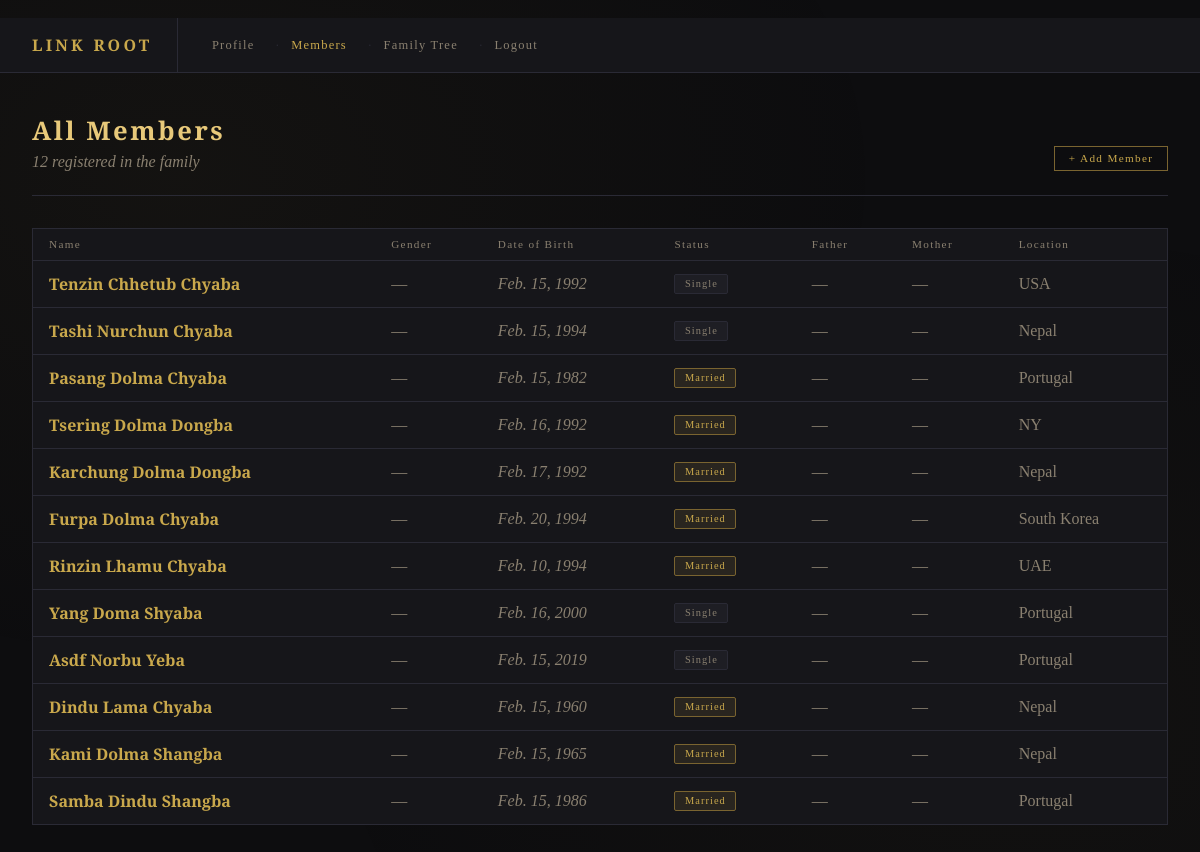
Before: /accounts/family/ (signed in) with the older database file.
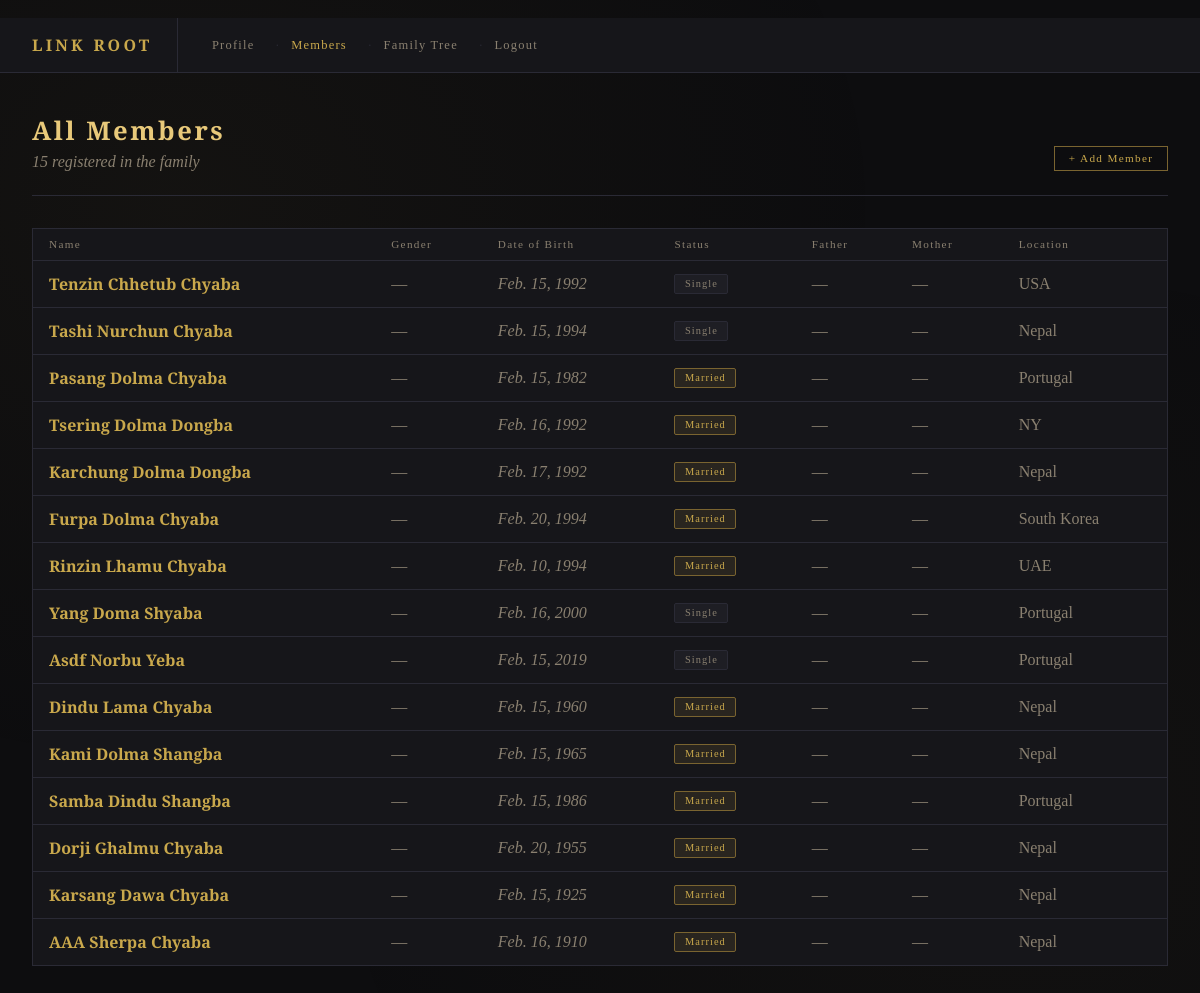
After: the same page with the newer database file.
### accounts/models.py (models this page shows, shortened)
class FamilyMember(models.Model):
    user = models.ForeignKey(User, on_delete=models.CASCADE, null=True, blank=True)
    first_name = models.CharField(max_length=100)
    middle_name = models.CharField(max_length=100, blank=True)
    last_name = models.CharField(max_length=100)
    gender = models.CharField(max_length=1, choices=GENDER_CHOICES, null=True, blank=True)
    marital_status = models.CharField(max_length=10, choices=MARITAL_STATUS, default='Single')
    date_of_birth = models.DateField(null=True, blank=True)
    address = models.TextField(blank=True)
    father = models.ForeignKey(
        'self', null=True, blank=True,
        on_delete=models.SET_NULL,
        related_name='children_of_father'
    )
    mother = models.ForeignKey(
        'self', null=True, blank=True,
        on_delete=models.SET_NULL,
        related_name='children_of_mother'
    )
    spouse = models.ForeignKey(
        'self', null=True, blank=True,
        on_delete=models.SET_NULL,
        related_name='married_to'
    )

### accounts/views.py (the view)
# urls.py: path('family/', views.family_list, name='family_list'),
@login_required
def family_list(request):
    members = FamilyMember.objects.all()
    return render(request, 'accounts/family_list.html', {'members': members})

### accounts/templates/accounts/family_list.html (shortened to what this page needs)
﻿{% extends 'accounts/base.html' %}
{% block content %}
<div class="main wide">
<div class="page-header" style="display:flex; justify-content:space-between; align-items:flex-end;">
<div><div class="page-title">All Members</div><div class="page-subtitle">{{ members|length }} registered in the family</div></div>
<a href="{% url 'add_member' %}" class="btn btn-sm">+ Add Member</a>
</div>
{% if members %}
<div class="card" style="padding:0; overflow:hidden;">
<table class="data-table">
<thead><tr><th>Name</th><th>Gender</th><th>Date of Birth</th><th>Status</th><th>Father</th><th>Mother</th><th>Location</th></tr></thead>
<tbody>
{% for member in members %}
<tr>
<td><a href="{% url 'family_detail' member.pk %}" class="text-link" style="font-weight:600;">{{ member.first_name }} {{ member.middle_name }} {{ member.last_name }}</a></td>
<td>{% if member.gender == 'M' %}<span class="badge badge-male">Male</span>{% elif member.gender == 'F' %}<span class="badge badge-female">Female</span>{% else %}<span style="color:var(--text-dim);">—</span>{% endif %}</td>
<td style="color:var(--text-dim); font-style:italic;">{{ member.date_of_birth|default:"—" }}</td>
<td>{% if member.marital_status == 'Married' %}<span class="badge badge-married">Married</span>{% else %}<span class="badge badge-single">Single</span>{% endif %}</td>
<td>{% if member.father %}<a href="{% url 'family_detail' member.father.pk %}" class="text-link">{{ member.father }}</a>{% else %}<span style="color:var(--text-dim);">—</span>{% endif %}</td>
<td>{% if member.mother %}<a href="{% url 'family_detail' member.mother.pk %}" class="text-link">{{ member.mother }}</a>{% else %}<span style="color:var(--text-dim);">—</span>{% endif %}</td>
<td style="color:var(--text-dim);">{{ member.address|default:"—" }}</td>
</tr>
{% endfor %}
</tbody>
</table>
</div>
{% endif %}
</div>
{% endblock %}

### accounts/templates/accounts/base.html (shortened to what this page needs)
﻿<!DOCTYPE html>
<html>
<head>
</head>
<body>
<nav>
<a href="{% url 'home' %}" class="nav-brand">LINK ROOT</a>
{% if user.is_authenticated %}
<a href="{% url 'profile' %}" {% if request.resolver_match.url_name == 'profile' %}class="active"{% endif %}>Profile</a>
<a href="{% url 'family_list' %}" {% if request.resolver_match.url_name == 'family_list' %}class="active"{% endif %}>Members</a>
<a href="{% url 'visual_tree' %}" {% if request.resolver_match.url_name == 'visual_tree' %}class="active"{% endif %}>Family Tree</a>
<a href="{% url 'logout' %}">Logout</a>
{% else %}
<a href="{% url 'login' %}">Login</a>
<a href="{% url 'register' %}">Register</a>
{% endif %}
</nav>
{% block content %}{% endblock %}
</body>
</html>

### accounts/templates/accounts/base.html (style rules this page uses)
:root { --bg: #0d0d0f; --surface: #16161a; --surface2: #1e1e24; --border: #2a2a35; --gold: #c9a84c; --gold-light: #e8c97a; --gold-dim: #7a6430; --text: #e8e0d0; --text-dim: #8a8070; --male: #1e3550; --male-border: #4a8abf; --female: #3d1e35; --female-border: #bf4a8a; --error: #bf4a4a; }
* { box-sizing: border-box; margin: 0; padding: 0; }
body { background: var(--bg); color: var(--text); font-family: 'Crimson Text', Georgia, serif; min-height: 100vh; }
body::before { content: ''; position: fixed; inset: 0; background-image: radial-gradient(ellipse at 15% 20%, rgba(201,168,76,0.04) 0%, transparent 50%), radial-gradient(ellipse at 85% 80%, rgba(201,168,76,0.03) 0%, transparent 50%); pointer-events: none; z-index: 0; }
nav { position: relative; z-index: 100; background: var(--surface); border-bottom: 1px solid var(--border); padding: 0 2rem; display: flex; align-items: center; }
.nav-brand { font-family: 'Cinzel', serif; font-size: 1rem; font-weight: 700; color: var(--gold); letter-spacing: 0.2em; padding: 1rem 1.5rem 1rem 0; border-right: 1px solid var(--border); margin-right: 1.5rem; text-decoration: none; }
nav a:not(.nav-brand) { color: var(--text-dim); text-decoration: none; font-size: 0.78rem; letter-spacing: 0.1em; padding: 1rem 0.65rem; transition: color 0.2s; font-family: 'Cinzel', serif; }
nav a:not(.nav-brand):hover, nav a.active { color: var(--gold); }
nav a:not(.nav-brand) + a:not(.nav-brand)::before { content: '·'; color: var(--border); margin-right: 0.65rem; }
.main { position: relative; z-index: 1; max-width: 960px; margin: 0 auto; padding: 2.5rem 2rem; }
.main.wide { max-width: 1200px; }
.page-header { margin-bottom: 2rem; padding-bottom: 1.5rem; border-bottom: 1px solid var(--border); }
.page-title { font-family: 'Cinzel', serif; font-size: 1.6rem; font-weight: 600; color: var(--gold-light); letter-spacing: 0.1em; }
.page-subtitle { color: var(--text-dim); font-style: italic; font-size: 1rem; margin-top: 0.3rem; }
.card { background: var(--surface); border: 1px solid var(--border); padding: 1.75rem; margin-bottom: 1.25rem; position: relative; }
.data-table { width: 100%; border-collapse: collapse; font-size: 1rem; }
.data-table th { font-family: 'Cinzel', serif; font-size: 0.7rem; letter-spacing: 0.12em; color: var(--text-dim); text-align: left; padding: 0.6rem 1rem; border-bottom: 1px solid var(--border); font-weight: 400; }
.data-table td { padding: 0.75rem 1rem; border-bottom: 1px solid var(--border); color: var(--text); vertical-align: middle; }
.data-table tr:last-child td { border-bottom: none; }
a.text-link { color: var(--gold); text-decoration: none; transition: color 0.2s; }
.badge { display: inline-block; padding: 0.2rem 0.6rem; font-family: 'Cinzel', serif; font-size: 0.65rem; letter-spacing: 0.1em; border-radius: 2px; }
.badge-married { background: rgba(201,168,76,0.1); border: 1px solid var(--gold-dim); color: var(--gold); }
.badge-single { background: var(--surface2); border: 1px solid var(--border); color: var(--text-dim); }
.btn { background: transparent; border: 1px solid var(--gold-dim); color: var(--gold); padding: 0.65rem 1.4rem; font-family: 'Cinzel', serif; font-size: 0.8rem; letter-spacing: 0.12em; cursor: pointer; transition: all 0.2s; text-decoration: none; display: inline-block; }
.btn-sm { padding: 0.35rem 0.85rem; font-size: 0.7rem; }

Changed rows visible on the page:
added FamilyMember: first_name "Dorji", middle_name "Ghalmu", last_name "Chyaba", date_of_birth "Feb. 20, 1955", marital_status "Married", address "Nepal"
added FamilyMember: first_name "Karsang", middle_name "Dawa", last_name "Chyaba", date_of_birth "Feb. 15, 1925", marital_status "Married", address "Nepal"
added FamilyMember: first_name "AAA", middle_name "Sherpa", last_name "Chyaba", date_of_birth "Feb. 16, 1910", marital_status "Married", address "Nepal"
Other visible differences:
{{ members|length }}: "12" → "15"
